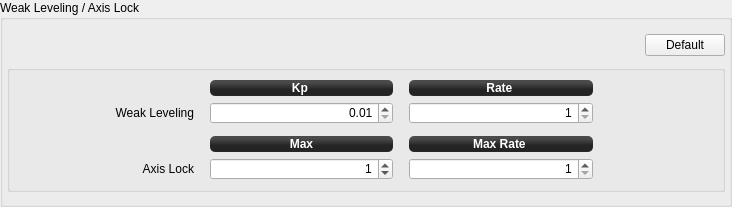
              <widget class="QGroupBox" name="groupBox_4">
               <property name="sizePolicy">
                <sizepolicy hsizetype="Preferred" vsizetype="Preferred">
                 <horstretch>0</horstretch>
                 <verstretch>0</verstretch>
                </sizepolicy>
               </property>
               <property name="minimumSize">
                <size>
                 <width>0</width>
                 <height>0</height>
                </size>
               </property>
               <property name="autoFillBackground">
                <bool>false</bool>
               </property>
               <property name="title">
                <string>Weak Leveling / Axis Lock</string>
               </property>
               <layout class="QGridLayout" name="gridLayout_5">
                <property name="leftMargin">
                 <number>4</number>
                </property>
                <property name="topMargin">
                 <number>12</number>
                </property>
                <property name="rightMargin">
                 <number>4</number>
                </property>
                <property name="bottomMargin">
                 <number>12</number>
                </property>
                <item row="0" column="0">
                 <spacer name="horizontalSpacer_13">
                  <property name="orientation">
                   <enum>Qt::Horizontal</enum>
                  </property>
                  <property name="sizeType">
                   <enum>QSizePolicy::Preferred</enum>
                  </property>
                  <property name="sizeHint" stdset="0">
                   <size>
                    <width>632</width>
                    <height>27</height>
                   </size>
                  </property>
                 </spacer>
                </item>
                <item row="0" column="1">
                 <widget class="QPushButton" name="pushButton_6">
                  <property name="sizePolicy">
                   <sizepolicy hsizetype="Fixed" vsizetype="Fixed">
                    <horstretch>0</horstretch>
                    <verstretch>0</verstretch>
                   </sizepolicy>
                  </property>
                  <property name="minimumSize">
                   <size>
                    <width>0</width>
                    <height>0</height>
                   </size>
                  </property>
                  <property name="maximumSize">
                   <size>
                    <width>16777215</width>
                    <height>16777215</height>
                   </size>
                  </property>
                  <property name="toolTip">
                   <string>Reset all values to GCS defaults</string>
                  </property>
                  <property name="styleSheet">
                   <string notr="true"/>
                  </property>
                  <property name="text">
                   <string>Default</string>
                  </property>
                  <property name="objrelation" stdset="0">
                   <stringlist notr="true">
                    <string>objname:StabilizationSettings</string>
                    <string>button:default</string>
                    <string>buttongroup:10</string>
                   </stringlist>
                  </property>
                 </widget>
                </item>
                <item row="1" column="0" colspan="2">
                 <widget class="QGroupBox" name="groupBox_1">
                  <property name="flat">
                   <bool>false</bool>
                  </property>
                  <layout class="QGridLayout" name="gridLayout_4">
                   <property name="leftMargin">
                    <number>0</number>
                   </property>
                   <property name="topMargin">
                    <number>9</number>
                   </property>
                   <property name="rightMargin">
                    <number>9</number>
                   </property>
                   <property name="bottomMargin">
                    <number>9</number>
                   </property>
                   <item row="1" column="1">
                    <spacer name="horizontalSpacer_17">
                     <property name="orientation">
                      <enum>Qt::Horizontal</enum>
                     </property>
                     <property name="sizeType">
                      <enum>QSizePolicy::Fixed</enum>
                     </property>
                     <property name="sizeHint" stdset="0">
                      <size>
                       <width>10</width>
                       <height>10</height>
                      </size>
                     </property>
                    </spacer>
                   </item>
                   <item row="1" column="5">
                    <spacer name="horizontalSpacer_18">
                     <property name="orientation">
                      <enum>Qt::Horizontal</enum>
                     </property>
                     <property name="sizeType">
                      <enum>QSizePolicy::Preferred</enum>
                     </property>
                     <property name="sizeHint" stdset="0">
                      <size>
                       <width>120</width>
                       <height>10</height>
                      </size>
                     </property>
                    </spacer>
                   </item>
                   <item row="0" column="2">
                    <widget class="QLabel" name="label_50">
                     <property name="sizePolicy">
                      <sizepolicy hsizetype="Preferred" vsizetype="Fixed">
                       <horstretch>0</horstretch>
                       <verstretch>0</verstretch>
                      </sizepolicy>
                     </property>
                     <property name="minimumSize">
                      <size>
                       <width>0</width>
                       <height>16</height>
                      </size>
                     </property>
                     <property name="maximumSize">
                      <size>
                       <width>16777215</width>
                       <height>16777215</height>
                      </size>
                     </property>
                     <property name="font">
                      <font>
                       <weight>75</weight>
                       <bold>true</bold>
                      </font>
                     </property>
                     <property name="autoFillBackground">
                      <bool>false</bool>
                     </property>
                     <property name="styleSheet">
                      <string notr="true">background-color: qlineargradient(spread:reflect, x1:0.507, y1:0, x2:0.507, y2:0.772, stop:0.208955 rgba(74, 74, 74, 255), stop:0.78607 rgba(36, 36, 36, 255));
color: rgb(255, 255, 255);
border-radius: 5;</string>
                     </property>
                     <property name="text">
                      <string>Kp </string>
                     </property>
                     <property name="alignment">
                      <set>Qt::AlignCenter</set>
                     </property>
                    </widget>
                   </item>
                   <item row="0" column="4">
                    <widget class="QLabel" name="label_49">
                     <property name="sizePolicy">
                      <sizepolicy hsizetype="Preferred" vsizetype="Fixed">
                       <horstretch>0</horstretch>
                       <verstretch>0</verstretch>
                      </sizepolicy>
                     </property>
                     <property name="minimumSize">
                      <size>
                       <width>0</width>
                       <height>16</height>
                      </size>
                     </property>
                     <property name="maximumSize">
                      <size>
                       <width>16777215</width>
                       <height>16777215</height>
                      </size>
                     </property>
                     <property name="font">
                      <font>
                       <weight>75</weight>
                       <bold>true</bold>
                      </font>
                     </property>
                     <property name="autoFillBackground">
                      <bool>false</bool>
                     </property>
                     <property name="styleSheet">
                      <string notr="true">background-color: qlineargradient(spread:reflect, x1:0.507, y1:0, x2:0.507, y2:0.772, stop:0.208955 rgba(74, 74, 74, 255), stop:0.78607 rgba(36, 36, 36, 255));
color: rgb(255, 255, 255);
border-radius: 5;</string>
                     </property>
                     <property name="text">
                      <string>Rate </string>
                     </property>
                     <property name="alignment">
                      <set>Qt::AlignCenter</set>
                     </property>
                    </widget>
                   </item>
                   <item row="1" column="2">
                    <widget class="QDoubleSpinBox" name="WeakLevelingKp">
                     <property name="sizePolicy">
                      <sizepolicy hsizetype="Preferred" vsizetype="Fixed">
                       <horstretch>0</horstretch>
                       <verstretch>0</verstretch>
                      </sizepolicy>
                     </property>
                     <property name="minimumSize">
                      <size>
                       <width>103</width>
                       <height>22</height>
                      </size>
                     </property>
                     <property name="maximumSize">
                      <size>
                       <width>16777215</width>
                       <height>22</height>
                      </size>
                     </property>
                     <property name="focusPolicy">
                      <enum>Qt::StrongFocus</enum>
                     </property>
                     <property name="toolTip">
                      <string/>
                     </property>
                     <property name="styleSheet">
                      <string notr="true"/>
                     </property>
                     <property name="alignment">
                      <set>Qt::AlignRight|Qt::AlignTrailing|Qt::AlignVCenter</set>
                     </property>
                     <property name="decimals">
                      <number>2</number>
                     </property>
                     <property name="minimum">
                      <double>0.010000000000000</double>
                     </property>
                     <property name="maximum">
                      <double>360.000000000000000</double>
                     </property>
                     <property name="singleStep">
                      <double>0.010000000000000</double>
                     </property>
                     <property name="objrelation" stdset="0">
                      <stringlist notr="true">
                       <string>objname:StabilizationSettings</string>
                       <string>fieldname:WeakLevelingKp</string>
                       <string>haslimits:no</string>
                       <string>scale:1</string>
                       <string>buttongroup:10</string>
                      </stringlist>
                     </property>
                    </widget>
                   </item>
                   <item row="1" column="3">
                    <spacer name="horizontalSpacer_15">
                     <property name="orientation">
                      <enum>Qt::Horizontal</enum>
                     </property>
                     <property name="sizeType">
                      <enum>QSizePolicy::Fixed</enum>
                     </property>
                     <property name="sizeHint" stdset="0">
                      <size>
                       <width>10</width>
                       <height>10</height>
                      </size>
                     </property>
                    </spacer>
                   </item>
                   <item row="1" column="4">
                    <widget class="QDoubleSpinBox" name="WeakLevelingRate">
                     <property name="sizePolicy">
                      <sizepolicy hsizetype="Preferred" vsizetype="Fixed">
                       <horstretch>0</horstretch>
                       <verstretch>0</verstretch>
                      </sizepolicy>
                     </property>
                     <property name="minimumSize">
                      <size>
                       <width>103</width>
                       <height>22</height>
                      </size>
                     </property>
                     <property name="maximumSize">
                      <size>
                       <width>16777215</width>
                       <height>22</height>
                      </size>
                     </property>
                     <property name="focusPolicy">
                      <enum>Qt::StrongFocus</enum>
                     </property>
                     <property name="toolTip">
                      <string/>
                     </property>
                     <property name="styleSheet">
                      <string notr="true"/>
                     </property>
                     <property name="alignment">
                      <set>Qt::AlignRight|Qt::AlignTrailing|Qt::AlignVCenter</set>
                     </property>
                     <property name="decimals">
                      <number>0</number>
                     </property>
                     <property name="minimum">
                      <double>1.000000000000000</double>
                     </property>
                     <property name="maximum">
                      <double>360.000000000000000</double>
                     </property>
                     <property name="singleStep">
                      <double>1.000000000000000</double>
                     </property>
                     <property name="objrelation" stdset="0">
                      <stringlist notr="true">
                       <string>objname:StabilizationSettings</string>
                       <string>fieldname:MaxWeakLevelingRate</string>
                       <string>haslimits:no</string>
                       <string>scale:1</string>
                       <string>buttongroup:10</string>
                      </stringlist>
                     </property>
                    </widget>
                   </item>
                   <item row="2" column="2">
                    <spacer name="verticalSpacer_15">
                     <property name="orientation">
                      <enum>Qt::Vertical</enum>
                     </property>
                     <property name="sizeType">
                      <enum>QSizePolicy::Fixed</enum>
                     </property>
                     <property name="sizeHint" stdset="0">
                      <size>
                       <width>20</width>
                       <height>6</height>
                      </size>
                     </property>
                    </spacer>
                   </item>
                   <item row="1" column="0">
                    <widget class="QLabel" name="label_41">
                     <property name="sizePolicy">
                      <sizepolicy hsizetype="Preferred" vsizetype="Fixed">
                       <horstretch>0</horstretch>
                       <verstretch>0</verstretch>
                      </sizepolicy>
                     </property>
                     <property name="minimumSize">
                      <size>
                       <width>69</width>
                       <height>16</height>
                      </size>
                     </property>
                     <property name="maximumSize">
                      <size>
                       <width>16777215</width>
                       <height>16777215</height>
                      </size>
                     </property>
                     <property name="styleSheet">
                      <string notr="true"/>
                     </property>
                     <property name="text">
                      <string>Weak Leveling</string>
                     </property>
                     <property name="alignment">
                      <set>Qt::AlignRight|Qt::AlignTrailing|Qt::AlignVCenter</set>
                     </property>
                    </widget>
                   </item>
                   <item row="0" column="0">
                    <spacer name="horizontalSpacer_12">
                     <property name="orientation">
                      <enum>Qt::Horizontal</enum>
                     </property>
                     <property name="sizeType">
                      <enum>QSizePolicy::Fixed</enum>
                     </property>
                     <property name="sizeHint" stdset="0">
                      <size>
                       <width>150</width>
                       <height>16</height>
                      </size>
                     </property>
                    </spacer>
                   </item>
                   <item row="4" column="0">
                    <widget class="QLabel" name="label_46">
                     <property name="sizePolicy">
                      <sizepolicy hsizetype="Preferred" vsizetype="Fixed">
                       <horstretch>0</horstretch>
                       <verstretch>0</verstretch>
                      </sizepolicy>
                     </property>
                     <property name="minimumSize">
                      <size>
                       <width>69</width>
                       <height>16</height>
                      </size>
                     </property>
                     <property name="maximumSize">
                      <size>
                       <width>16777215</width>
                       <height>16777215</height>
                      </size>
                     </property>
                     <property name="styleSheet">
                      <string notr="true"/>
                     </property>
                     <property name="text">
                      <string>Axis Lock</string>
                     </property>
                     <property name="alignment">
                      <set>Qt::AlignRight|Qt::AlignTrailing|Qt::AlignVCenter</set>
                     </property>
                    </widget>
                   </item>
                   <item row="4" column="2">
                    <widget class="QDoubleSpinBox" name="MaAxisLock">
                     <property name="sizePolicy">
                      <sizepolicy hsizetype="Preferred" vsizetype="Fixed">
                       <horstretch>0</horstretch>
                       <verstretch>0</verstretch>
                      </sizepolicy>
                     </property>
                     <property name="minimumSize">
                      <size>
                       <width>103</width>
                       <height>22</height>
                      </size>
                     </property>
                     <property name="maximumSize">
                      <size>
                       <width>16777215</width>
                       <height>22</height>
                      </size>
                     </property>
                     <property name="focusPolicy">
                      <enum>Qt::StrongFocus</enum>
                     </property>
                     <property name="toolTip">
                      <string/>
                     </property>
                     <property name="styleSheet">
                      <string notr="true"/>
                     </property>
                     <property name="alignment">
                      <set>Qt::AlignRight|Qt::AlignTrailing|Qt::AlignVCenter</set>
                     </property>
                     <property name="decimals">
                      <number>0</number>
                     </property>
                     <property name="minimum">
                      <double>0.000000000000000</double>
                     </property>
                     <property name="maximum">
                      <double>360.000000000000000</double>
                     </property>
                     <property name="singleStep">
                      <double>1.000000000000000</double>
                     </property>
                     <property name="value">
                      <double>1.000000000000000</double>
                     </property>
                     <property name="objrelation" stdset="0">
                      <stringlist notr="true">
                       <string>objname:StabilizationSettings</string>
                       <string>fieldname:MaxAxisLock</string>
                       <string>haslimits:no</string>
                       <string>scale:1</string>
                       <string>buttongroup:10</string>
                      </stringlist>
                     </property>
                    </widget>
                   </item>
                   <item row="4" column="4">
                    <widget class="QDoubleSpinBox" name="MaxAxisLockRate">
                     <property name="sizePolicy">
                      <sizepolicy hsizetype="Preferred" vsizetype="Fixed">
                       <horstretch>0</horstretch>
                       <verstretch>0</verstretch>
                      </sizepolicy>
                     </property>
                     <property name="minimumSize">
                      <size>
                       <width>103</width>
                       <height>22</height>
                      </size>
                     </property>
                     <property name="maximumSize">
                      <size>
                       <width>16777215</width>
                       <height>22</height>
                      </size>
                     </property>
                     <property name="focusPolicy">
                      <enum>Qt::StrongFocus</enum>
                     </property>
                     <property name="toolTip">
                      <string/>
                     </property>
                     <property name="styleSheet">
                      <string notr="true"/>
                     </property>
                     <property name="alignment">
                      <set>Qt::AlignRight|Qt::AlignTrailing|Qt::AlignVCenter</set>
                     </property>
                     <property name="decimals">
                      <number>0</number>
                     </property>
                     <property name="minimum">
                      <double>1.000000000000000</double>
                     </property>
                     <property name="maximum">
                      <double>360.000000000000000</double>
                     </property>
                     <property name="singleStep">
                      <double>1.000000000000000</double>
                     </property>
                     <property name="objrelation" stdset="0">
                      <stringlist notr="true">
                       <string>objname:StabilizationSettings</string>
                       <string>fieldname:MaxAxisLockRate</string>
                       <string>haslimits:no</string>
                       <string>scale:1</string>
                       <string>buttongroup:10</string>
                      </stringlist>
                     </property>
                    </widget>
                   </item>
                   <item row="3" column="4">
                    <widget class="QLabel" name="label_52">
                     <property name="sizePolicy">
                      <sizepolicy hsizetype="Preferred" vsizetype="Fixed">
                       <horstretch>0</horstretch>
                       <verstretch>0</verstretch>
                      </sizepolicy>
                     </property>
                     <property name="minimumSize">
                      <size>
                       <width>0</width>
                       <height>16</height>
                      </size>
                     </property>
                     <property name="maximumSize">
                      <size>
                       <width>16777215</width>
                       <height>16777215</height>
                      </size>
                     </property>
                     <property name="font">
                      <font>
                       <weight>75</weight>
                       <bold>true</bold>
                      </font>
                     </property>
                     <property name="autoFillBackground">
                      <bool>false</bool>
                     </property>
                     <property name="styleSheet">
                      <string notr="true">background-color: qlineargradient(spread:reflect, x1:0.507, y1:0, x2:0.507, y2:0.772, stop:0.208955 rgba(74, 74, 74, 255), stop:0.78607 rgba(36, 36, 36, 255));
color: rgb(255, 255, 255);
border-radius: 5;</string>
                     </property>
                     <property name="text">
                      <string>Max Rate </string>
                     </property>
                     <property name="alignment">
                      <set>Qt::AlignCenter</set>
                     </property>
                    </widget>
                   </item>
                   <item row="3" column="2">
                    <widget class="QLabel" name="label_51">
                     <property name="sizePolicy">
                      <sizepolicy hsizetype="Preferred" vsizetype="Fixed">
                       <horstretch>0</horstretch>
                       <verstretch>0</verstretch>
                      </sizepolicy>
                     </property>
                     <property name="minimumSize">
                      <size>
                       <width>0</width>
                       <height>16</height>
                      </size>
                     </property>
                     <property name="maximumSize">
                      <size>
                       <width>16777215</width>
                       <height>16777215</height>
                      </size>
                     </property>
                     <property name="font">
                      <font>
                       <weight>75</weight>
                       <bold>true</bold>
                      </font>
                     </property>
                     <property name="autoFillBackground">
                      <bool>false</bool>
                     </property>
                     <property name="styleSheet">
                      <string notr="true">background-color: qlineargradient(spread:reflect, x1:0.507, y1:0, x2:0.507, y2:0.772, stop:0.208955 rgba(74, 74, 74, 255), stop:0.78607 rgba(36, 36, 36, 255));
color: rgb(255, 255, 255);
border-radius: 5;</string>
                     </property>
                     <property name="text">
                      <string>Max</string>
                     </property>
                     <property name="alignment">
                      <set>Qt::AlignCenter</set>
                     </property>
                    </widget>
                   </item>
                  </layout>
                 </widget>
                </item>
               </layout>
              </widget>
